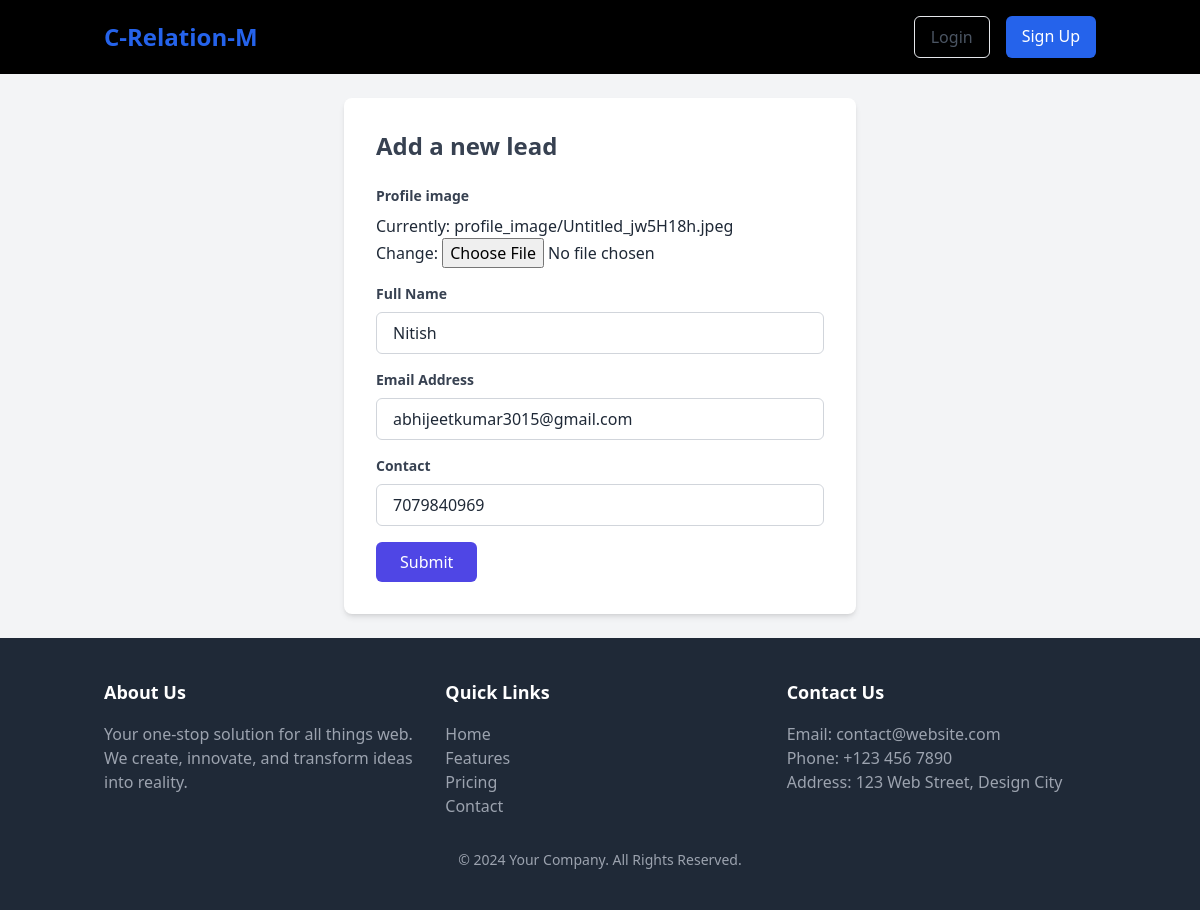
The app's page /update_lead/3 with its own data.
### app/models.py (models this page shows, shortened)
class LeadModel(models.Model):
    agent=models.ForeignKey(User,on_delete=models.CASCADE,related_name='lead')
    profile_image=models.ImageField(upload_to='profile_image')
    name=models.CharField(max_length=50)
    email=models.EmailField()
    contact=models.IntegerField()

### app/views.py (the view, shortened to what this page needs)
# urls.py: path('update_lead/<int:pk>',views.UpdateLead.as_view(),name='update_lead'),
class UpdateLead(View):
    def get(self,request,*args,**kwargs):
        lead=LeadModel.objects.get(id=kwargs['pk'])
        form=LeadForm(instance=lead)
        print(kwargs['pk'])
        return render(request,'Home/add_leads.html',{'form':form})

### app/forms.py
class LeadForm(forms.ModelForm):
    class Meta:
        model=LeadModel
        fields=['profile_image','name','email','contact']
        widgets={
            'name':forms.TextInput(attrs={'class':'w-full px-4 py-2 border border-gray-300 rounded-md focus:outline-none focus:ring-2 focus:ring-indigo-500'}),
            'contact':forms.NumberInput(attrs={'class':'w-full px-4 py-2 border border-gray-300 rounded-md focus:outline-none focus:ring-2 focus:ring-indigo-500'}),
            'email':forms.EmailInput(attrs={'class':'w-full px-4 py-2 border border-gray-300 rounded-md focus:outline-none focus:ring-2 focus:ring-indigo-500'})
        }

### app/templates/Home/add_leads.html (shortened to what this page needs)
{% extends 'base.html' %}
{% block content %}
<main class="bg-gray-100 p-6">
    <div class="max-w-lg mx-auto bg-white p-8 rounded-lg shadow-md">
        <h2 class="text-2xl font-semibold text-gray-700 mb-6">Add a new lead</h2>
        <form method='POST' enctype="multipart/form-data" >
            <div class="mb-4">
                <label for="name" class="block text-gray-700 text-sm font-semibold mb-2">Profile image </label>
                {{form.profile_image}}
            </div>
            <div class="mb-4">
                <label for="name" class="block text-gray-700 text-sm font-semibold mb-2">Full Name</label>
                {{form.name}}
            </div>
            <div class="mb-4">
                <label for="email" class="block text-gray-700 text-sm font-semibold mb-2">Email Address</label>
                {{form.email}}
            </div>
            <div class="mb-4">
                <label for="message" class="block text-gray-700 text-sm font-semibold mb-2">Contact</label>
                {{form.contact}}
            </div>
            <div class="flex items-center space-x-4">
                <button type="submit" class="w-full sm:w-auto bg-indigo-600 text-white py-2 px-6 rounded-md hover:bg-indigo-700 focus:outline-none focus:ring-2 focus:ring-indigo-500">
                    Submit
                </button>
            </div>
        </form>
    </div>
</main>
{% endblock %}

### records on screen
LeadModel: name "Nitish", email "abhijeetkumar3015@gmail.com", contact "7079840969"
